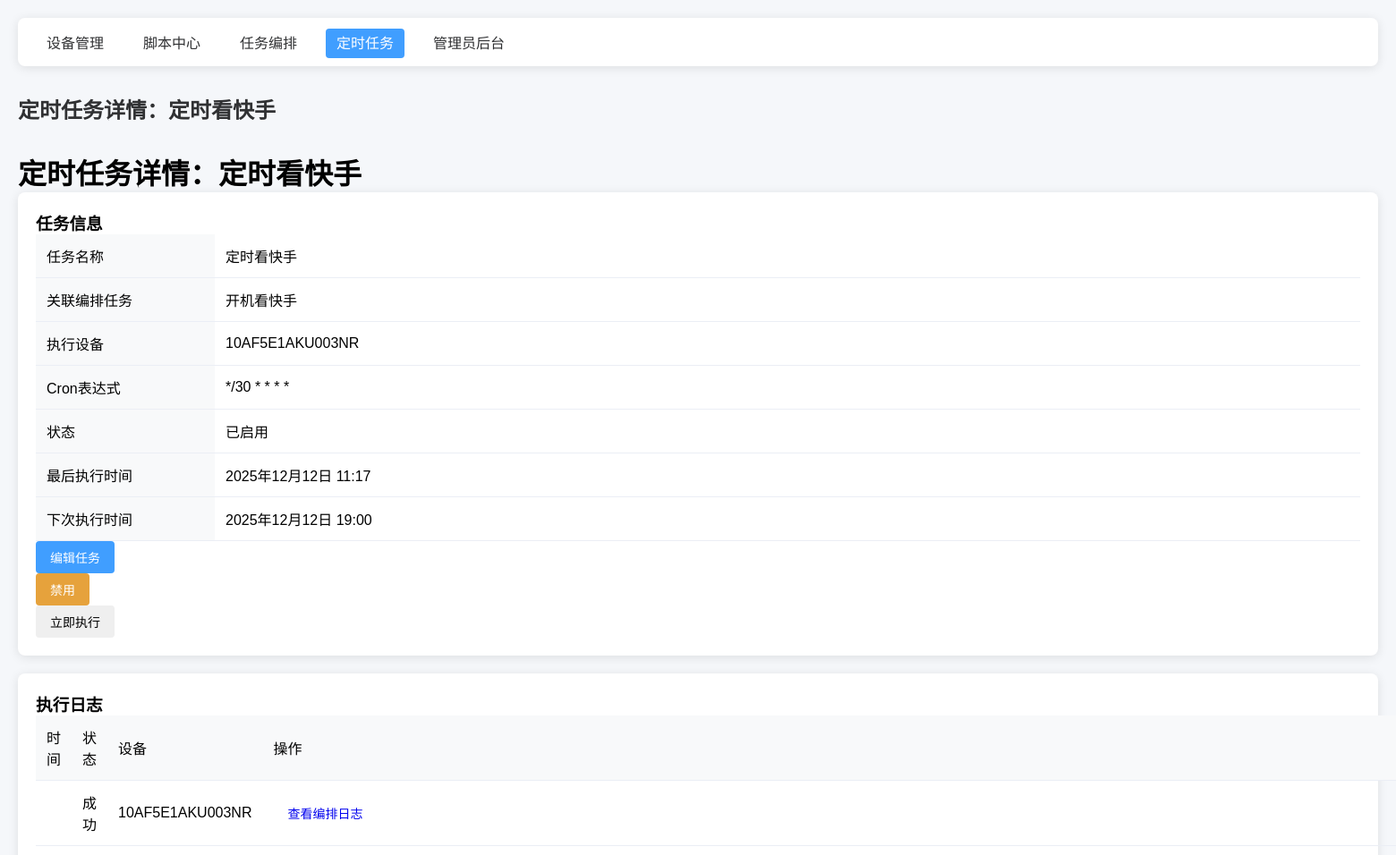
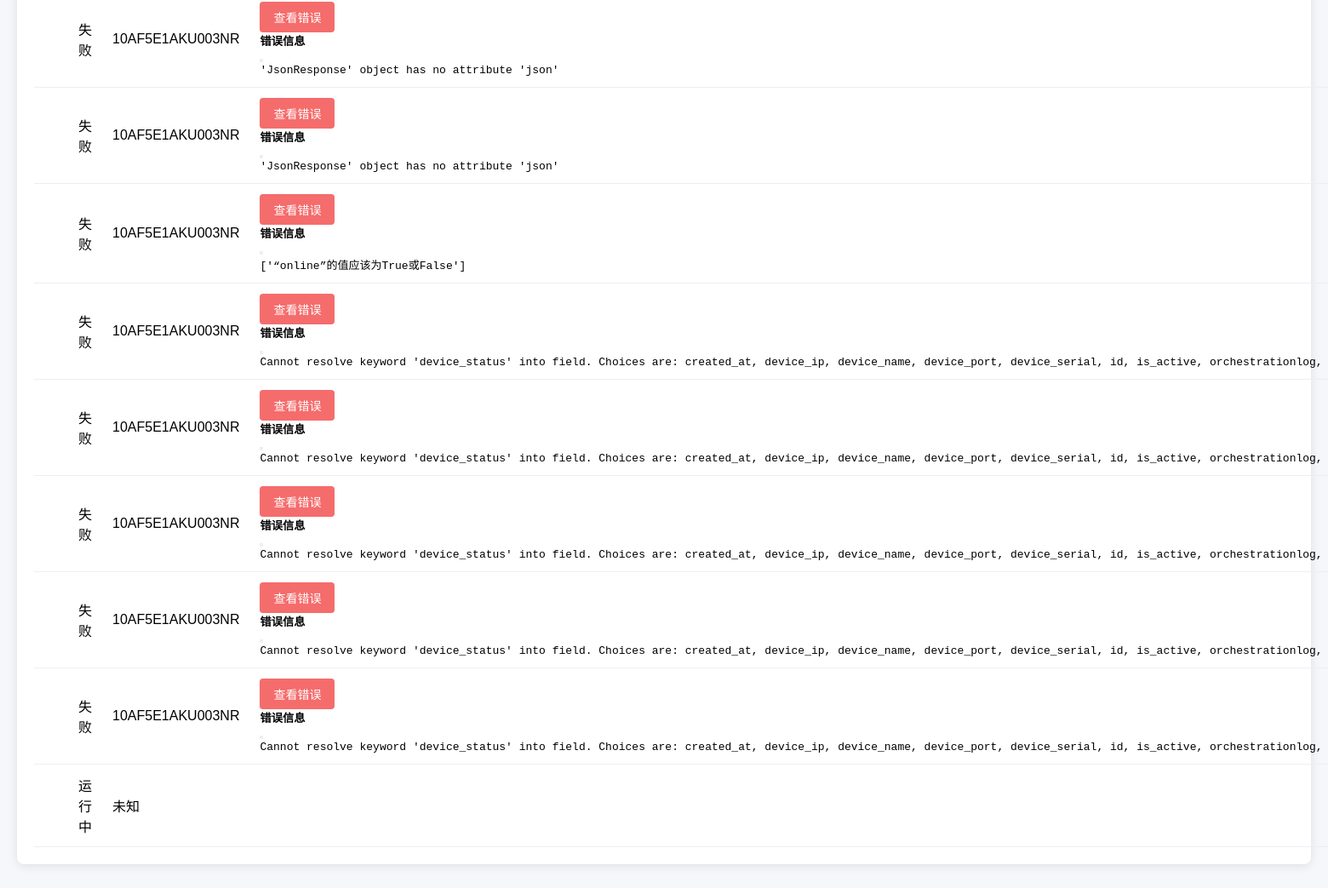
Screenshot of /scheduler/detail/1/ with the database file from the repository (2 pictures, top to bottom).
### task_scheduler/models.py (models this page shows, shortened)
class ScheduleTask(models.Model):
    name = models.CharField("定时任务名称", max_length=100, unique=True)
    orchestration = models.ForeignKey(
        OrchestrationTask,
        on_delete=models.CASCADE,
        related_name="schedules",
        verbose_name="关联编排任务"
    )
    device = models.ForeignKey(
        ADBDevice,
        on_delete=models.SET_NULL,
        null=True,
        blank=True,
        verbose_name="指定执行设备",
        help_text="为空则自动选择在线设备"
    )
    cron_expression = models.CharField(
        "Cron表达式",
        max_length=100,
        default="0 0 * * *",
        help_text="格式：分 时 日 月 周，支持标准Cron语法。示例：<br/>"
                  "0 8 * * * → 每天8点执行<br/>"
                  "0 0 * * 1,3,5 → 每周一/三/五0点执行<br/>"
                  "0 12 1,15 * * → 每月1/15号12点执行<br/>"
                  "*/30 * * * * → 每30分钟执行一次"
    )
    is_active = models.BooleanField("是否启用", default=True)
    last_run_time = models.DateTimeField("最后执行时间", blank=True, null=True)
    next_run_time = models.DateTimeField("下次执行时间", blank=True, null=True)
    create_time = models.DateTimeField("创建时间", default=datetime.datetime.now)  # 改这里
    update_time = models.DateTimeField("更新时间", auto_now=True)
    class Meta:
        verbose_name = "定时任务"
        verbose_name_plural = "定时任务管理"
        ordering = ["-create_time"]

class ScheduleExecutionLog(models.Model):
    EXEC_STATUS = (
        ("success", "执行成功"),
        ("failed", "执行失败"),
        ("running", "执行中"),
    )
    schedule = models.ForeignKey(
        ScheduleTask,
        on_delete=models.CASCADE,
        related_name="logs",
        verbose_name="关联定时任务"
    )
    orchestration_log = models.ForeignKey(
        "task_orchestration.OrchestrationLog",
        on_delete=models.SET_NULL,
        null=True,
        blank=True,
        verbose_name="关联编排日志"
    )
    exec_status = models.CharField("执行状态", max_length=20, choices=EXEC_STATUS, default="running")
    device = models.ForeignKey(
        ADBDevice,
        on_delete=models.SET_NULL,
        null=True,
        blank=True,
        verbose_name="执行设备"
    )
    start_time = models.DateTimeField("开始时间", default=datetime.datetime.now)  # 改这里
    end_time = models.DateTimeField("结束时间", blank=True, null=True)
    error_msg = models.TextField("错误信息", blank=True, null=True)
    class Meta:
        verbose_name = "定时任务执行日志"
        verbose_name_plural = "定时任务执行日志管理"
        ordering = ["-start_time"]

### task_orchestration/models.py (models this page shows, shortened)
class OrchestrationTask(models.Model):
    TASK_STATUS = (
        ("draft", "草稿"),
        ("active", "已激活"),
        ("disabled", "已禁用"),
    )
    name = models.CharField("编排任务名称", max_length=100, unique=True)
    description = models.TextField("描述", blank=True, null=True)
    status = models.CharField("状态", max_length=20, choices=TASK_STATUS, default="draft")
    create_time = models.DateTimeField("创建时间", default=timezone.now)
    update_time = models.DateTimeField("更新时间", auto_now=True)
    class Meta:
        verbose_name = "编排任务"
        verbose_name_plural = "编排任务管理"
        ordering = ["-create_time"]

### adb_manager/models.py (models this page shows, shortened)
class ADBDevice(BaseModel):
    device_name = models.CharField(
        "设备名称",
        max_length=50,
        help_text="如：游戏手机1"
    )
    device_ip = models.GenericIPAddressField(
        "设备IP",
        blank=True,
        null=True,
        help_text="局域网IP（序列号连接时可不填），如192.168.3.100"
    )
    device_port = models.IntegerField(
        "ADB端口",
        default=5555,
        blank=True,
        null=True,
        help_text="默认5555（序列号连接时可不填）"
    )
    device_serial = models.CharField(
        "设备序列号",
        max_length=100,
        blank=True,
        null=True,
        help_text="ADB设备序列号（优先使用），如10AF5E1AKU003NR或192.168.3.100:5555"
    )
    is_active = models.BooleanField("是否启用监控", default=True)
    user = models.ForeignKey(
        CustomUser,
        on_delete=models.SET_NULL,
        null=True,
        blank=True,
        verbose_name="关联用户",
        help_text="绑定该设备的用户（为空则所有用户可操作）"
    )
    class Meta:
        verbose_name = "ADB设备"
        verbose_name_plural = "ADB设备管理"
        unique_together = ("device_ip", "device_port")

### task_scheduler/views.py (the view)
# urls.py: path('detail/<int:schedule_id>/', views.ScheduleTaskDetailView.as_view(), name='detail'),
class ScheduleTaskDetailView(View):
    def get(self, request, schedule_id):
        schedule = get_object_or_404(ScheduleTask, id=schedule_id)
        logs = schedule.logs.all()[:100]
        orch_logs = []
        for log in logs:
            if log.orchestration_log_id:
                try:
                    from task_orchestration.models import OrchestrationLog
                    orch_log = OrchestrationLog.objects.get(id=log.orchestration_log_id)
                    log.orch_log = orch_log  # 给日志对象添加编排日志属性
                except Exception as e:
                    logger.error(f"获取编排日志失败：{str(e)}")
                    log.orch_log = None
            else:
                log.orch_log = None
        return render(request, "task_scheduler/schedule_detail.html", {
            "schedule": schedule,
            "logs": logs,
            "page_title": f"定时任务详情：{schedule.name}"
        })

### task_scheduler/templates/task_scheduler/schedule_detail.html (shortened to what this page needs)
{% extends "base.html" %}
{% block content %}
<h1>{{ page_title }}</h1>
<div class="card">
  <div class="card-header">
    <h3>任务信息</h3>
  </div>
  <div class="card-body">
    <table class="table table-borderless">
      <tr>
        <th width="200">任务名称</th>
        <td>{{ schedule.name }}</td>
      </tr>
      <tr>
        <th>关联编排任务</th>
        <td>{{ schedule.orchestration.name }}</td>
      </tr>
      <tr>
        <th>执行设备</th>
        <td>{{ schedule.device.device_name|default:"自动选择" }}</td>
      </tr>
      <tr>
        <th>Cron表达式</th>
        <td>{{ schedule.cron_expression }}</td>
      </tr>
      <tr>
        <th>状态</th>
        <td>
          {% if schedule.is_active %}
            <span class="badge bg-success">已启用</span>
          {% else %}
            <span class="badge bg-secondary">已禁用</span>
          {% endif %}
        </td>
      </tr>
      <tr>
        <th>最后执行时间</th>
        <td>{{ schedule.last_run_time|default:"从未执行" }}</td>
      </tr>
      <tr>
        <th>下次执行时间</th>
        <td>{{ schedule.next_run_time|default:"未计算" }}</td>
      </tr>
    </table>
    <div class="mt-3">
      <a href="{% url 'task_scheduler:edit' schedule.id %}" class="btn btn-primary">编辑任务</a>
      <form action="{% url 'task_scheduler:toggle' schedule.id %}" method="post" class="d-inline">
        <button type="submit" class="btn {% if schedule.is_active %}btn-warning{% else %}btn-success{% endif %}">
          {% if schedule.is_active %}禁用{% else %}启用{% endif %}
        </button>
      </form>
      <form action="{% url 'task_scheduler:execute' schedule.id %}" method="post" class="d-inline">
        <button type="submit" class="btn btn-info">立即执行</button>
      </form>
    </div>
  </div>
</div>
<div class="card mt-4">
  <div class="card-header">
    <h3>执行日志</h3>
  </div>
  <div class="card-body">
    <table class="table table-striped">
      <thead>
        <tr>
          <th>时间</th>
          <th>状态</th>
          <th>设备</th>
          <th>操作</th>
        </tr>
      </thead>
      <tbody>
        {% for log in logs %}
        <tr>
          <td>{{ log.create_time|date:"Y-m-d H:i:s" }}</td>
          <td>
            {% if log.exec_status == 'success' %}
              <span class="badge bg-success">成功</span>
            {% elif log.exec_status == 'failed' %}
              <span class="badge bg-danger">失败</span>
            {% elif log.exec_status == 'running' %}
              <span class="badge bg-primary">运行中</span>
            {% endif %}
          </td>
          <td>{{ log.device.device_name|default:"未知" }}</td>
          <td>
            {% if log.exec_status == 'failed' %}
              <button class="btn btn-sm btn-danger" data-bs-toggle="modal" data-bs-target="#errorModal{{ log.id }}">
                查看错误
              </button>
              <div class="modal fade" id="errorModal{{ log.id }}" tabindex="-1" aria-hidden="true">
                <div class="modal-dialog">
                  <div class="modal-content">
                    <div class="modal-header">
                      <h5 class="modal-title">错误信息</h5>
                      <button type="button" class="btn-close" data-bs-dismiss="modal" aria-label="Close"></button>
                    </div>
                    <div class="modal-body">
                      <pre>{{ log.error_msg }}</pre>
                    </div>
                  </div>
                </div>
              </div>
            {% endif %}
            {% if log.orch_log %}
              <a href="{% url 'task_orchestration:log_detail' log.orch_log.id %}" class="btn btn-sm btn-info">查看编排日志</a>
            {% endif %}
          </td>
        </tr>
        {% empty %}
        <tr>
          <td colspan="4" class="text-center">暂无执行日志</td>
        </tr>
        {% endfor %}
      </tbody>
    </table>
  </div>
</div>
{% endblock %}

### templates/base.html (style rules this page uses)
* { margin: 0; padding: 0; box-sizing: border-box; }
body { padding: 20px; background-color: #f5f7fa; font-family: "Microsoft YaHei", sans-serif; }
.btn { padding: 8px 16px; border: none; border-radius: 4px; cursor: pointer; font-size: 14px; text-decoration: none; display: inline-block; transition: background-color 0.2s; }
.btn-primary { background-color: #409eff; color: #fff; }
.btn-danger { background-color: #f56c6c; color: #fff; }
.btn-warning { background-color: #e6a23c; color: #fff; }
.card { background-color: #fff; border-radius: 8px; box-shadow: 0 2px 12px 0 rgba(0, 0, 0, 0.1); padding: 20px; margin-bottom: 20px; }
table { width: 100%; border-collapse: collapse; }
th, td { padding: 12px; text-align: left; border-bottom: 1px solid #ebeef5; }
th { background-color: #f8f9fa; font-weight: 500; }

### rows the page displays
ScheduleTask: name "定时看快手", orchestration.name "开机看快手", device.device_name "10AF5E1AKU003NR", cron_expression "*/30 * * * *", last_run_time "2025年12月12日 11:17", next_run_time "2025年12月12日 19:00"
ScheduleExecutionLog: exec_status "成功", device.device_name "10AF5E1AKU003NR", shows "查看编排日志"
ScheduleExecutionLog: exec_status "失败", device.device_name "10AF5E1AKU003NR", error_msg "'JsonResponse' object has no attribute 'json'"
ScheduleExecutionLog: exec_status "失败", device.device_name "10AF5E1AKU003NR", error_msg "'JsonResponse' object has no attribute 'json'"
ScheduleExecutionLog: exec_status "失败", device.device_name "10AF5E1AKU003NR", error_msg "['“online”的值应该为True或False']"
ScheduleExecutionLog: exec_status "失败", device.device_name "10AF5E1AKU003NR", error_msg "Cannot resolve keyword 'device_status' into field. Choices are: created_at, device_ip, device_name, device_port, device_serial, id, is_active, orchestrationlog,…"
ScheduleExecutionLog: exec_status "失败", device.device_name "10AF5E1AKU003NR", error_msg "Cannot resolve keyword 'device_status' into field. Choices are: created_at, device_ip, device_name, device_port, device_serial, id, is_active, orchestrationlog,…"
ScheduleExecutionLog: exec_status "失败", device.device_name "10AF5E1AKU003NR", error_msg "Cannot resolve keyword 'device_status' into field. Choices are: created_at, device_ip, device_name, device_port, device_serial, id, is_active, orchestrationlog,…"
ScheduleExecutionLog: exec_status "失败", device.device_name "10AF5E1AKU003NR", error_msg "Cannot resolve keyword 'device_status' into field. Choices are: created_at, device_ip, device_name, device_port, device_serial, id, is_active, orchestrationlog,…"
ScheduleExecutionLog: exec_status "失败", device.device_name "10AF5E1AKU003NR", error_msg "Cannot resolve keyword 'device_status' into field. Choices are: created_at, device_ip, device_name, device_port, device_serial, id, is_active, orchestrationlog,…"
ScheduleExecutionLog: exec_status "运行中", device.device_name "未知"

### other values shown
{{ page_title }} "定时任务详情：定时看快手"
